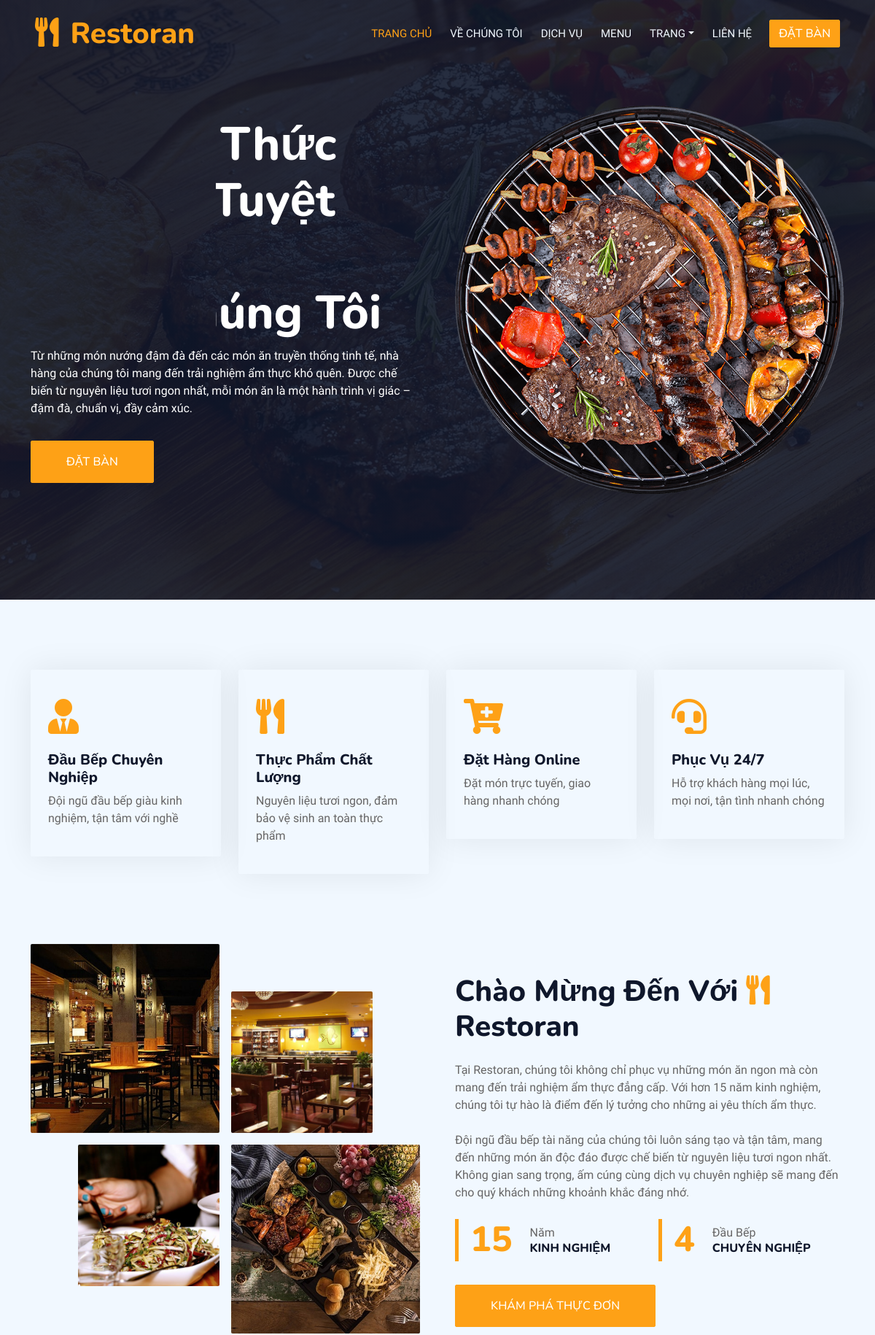
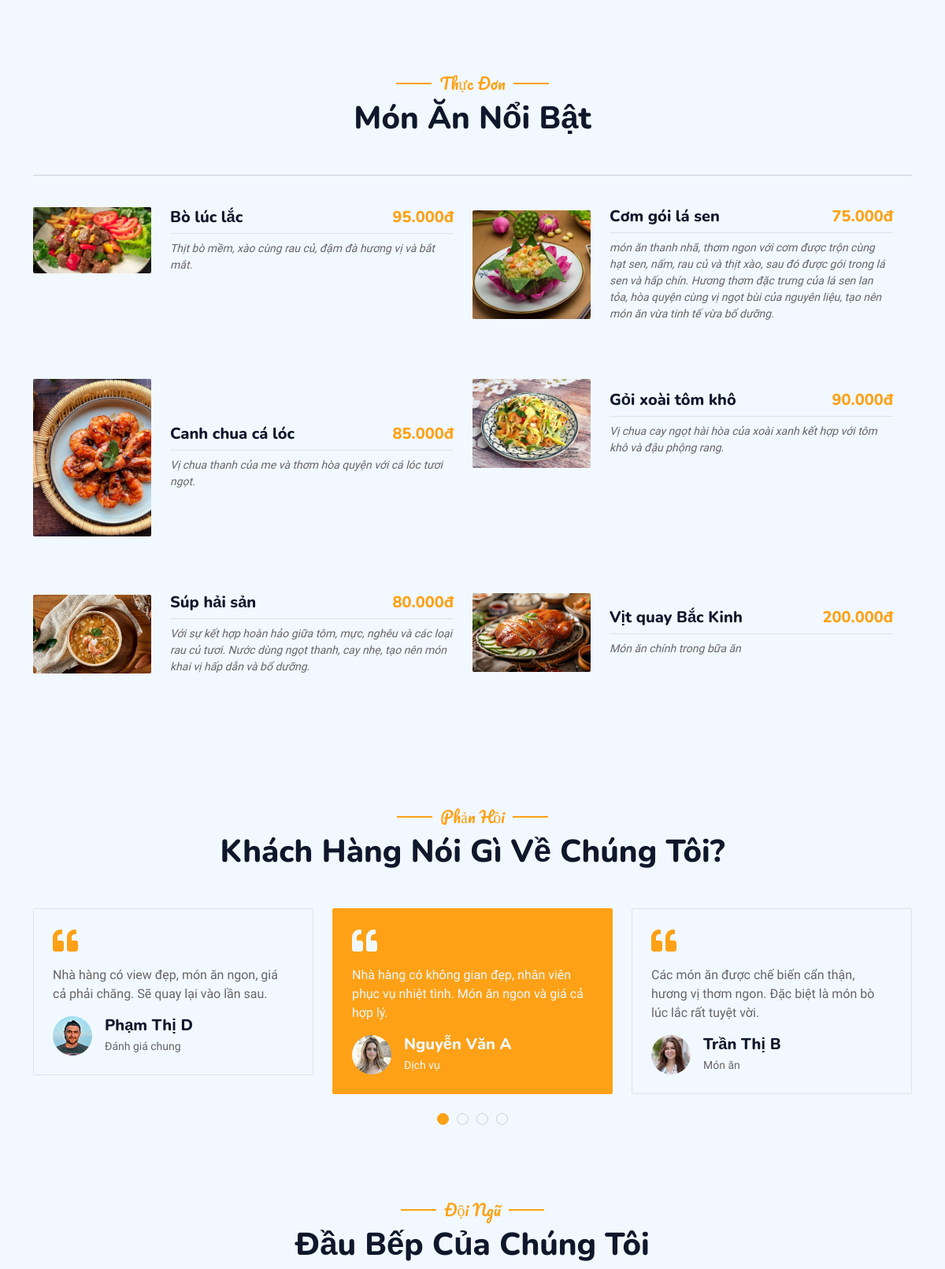
The page / (upper part) on the database its author committed (2 pictures, top to bottom).
### tables this page shows
CREATE TABLE `monan` (
  `idmonan` int(11) NOT NULL,
  `tenmonan` varchar(100) NOT NULL,
  `mota` varchar(500) NOT NULL,
  `DonGia` double NOT NULL,
  `hinhanh` varchar(200) NOT NULL,
  `iddm` int(11) NOT NULL,
  `DonViTinh` varchar(100) NOT NULL,
  `TrangThai` enum('active','inactive') DEFAULT 'active'
);

CREATE TABLE `phanhoi` (
  `idPhanHoi` int(11) NOT NULL,
  `idKH` int(11) DEFAULT NULL,
  `HoTen` varchar(100) NOT NULL,
  `Email` varchar(100) NOT NULL,
  `SoDienThoai` varchar(20) NOT NULL,
  `ChuDe` varchar(200) NOT NULL,
  `NoiDung` text NOT NULL,
  `NgayGui` datetime DEFAULT current_timestamp(),
  `TrangThai` enum('Chưa đọc','Đã đọc') DEFAULT 'Chưa đọc'
);

### page/trangchu.php (the view, shortened to what this page needs)
<!DOCTYPE html>
<html lang="vi">
<head>
</head>
<body>
    <div class="container-xxl bg-white p-0">
        <div class="container-xxl py-5 bg-dark hero-header mb-5">
            <div class="container my-5 py-5">
                <div class="row align-items-center g-5">
                    <div class="col-lg-6 text-center text-lg-start">
                        <h1 class="display-3 text-white animated slideInLeft">Thưởng Thức Bữa Ăn Tuyệt Vời<br>Cùng Chúng
                            Tôi</h1>
                        <p class="text-white animated slideInLeft mb-4 pb-2"> Từ những món nướng đậm đà đến các món ăn
                            truyền thống tinh tế, nhà hàng của chúng tôi mang đến trải nghiệm ẩm thực khó quên.
                            Được chế biến từ nguyên liệu tươi ngon nhất, mỗi món ăn là một hành trình vị giác – đậm đà,
                            chuẩn vị, đầy cảm xúc.</p>
                        <button type="button" class="btn btn-primary py-sm-3 px-sm-5 me-3 animated slideInLeft" data-bs-toggle="modal" data-bs-target="#reservationModal">ĐẶT BÀN</button>
                    </div>
                    <div class="col-lg-6 text-center text-lg-end overflow-hidden">
                        <img class="img-fluid" src="img/hero.png" alt="">
                    </div>
                </div>
            </div>
        </div>
    </div>
    <div class="container-xxl py-5">
        <div class="container">
            <div class="row g-4">
                <div class="col-lg-3 col-sm-6 wow fadeInUp" data-wow-delay="0.1s">
                    <div class="service-item rounded pt-3">
                        <div class="p-4">
                            <i class="fa fa-3x fa-user-tie text-primary mb-4"></i>
                            <h5>Đầu Bếp Chuyên Nghiệp</h5>
                            <p>Đội ngũ đầu bếp giàu kinh nghiệm, tận tâm với nghề</p>
                        </div>
                    </div>
                </div>
                <div class="col-lg-3 col-sm-6 wow fadeInUp" data-wow-delay="0.3s">
                    <div class="service-item rounded pt-3">
                        <div class="p-4">
                            <i class="fa fa-3x fa-utensils text-primary mb-4"></i>
                            <h5>Thực Phẩm Chất Lượng</h5>
                            <p>Nguyên liệu tươi ngon, đảm bảo vệ sinh an toàn thực phẩm</p>
                        </div>
                    </div>
                </div>
                <div class="col-lg-3 col-sm-6 wow fadeInUp" data-wow-delay="0.5s">
                    <div class="service-item rounded pt-3">
                        <div class="p-4">
                            <i class="fa fa-3x fa-cart-plus text-primary mb-4"></i>
                            <h5>Đặt Hàng Online</h5>
                            <p>Đặt món trực tuyến, giao hàng nhanh chóng</p>
                        </div>
                    </div>
                </div>
                <div class="col-lg-3 col-sm-6 wow fadeInUp" data-wow-delay="0.7s">
                    <div class="service-item rounded pt-3">
                        <div class="p-4">
                            <i class="fa fa-3x fa-headset text-primary mb-4"></i>
                            <h5>Phục Vụ 24/7</h5>
                            <p>Hỗ trợ khách hàng mọi lúc, mọi nơi, tận tình nhanh chóng </p>
                        </div>
                    </div>
                </div>
            </div>
        </div>
    </div>
    <div class="container-xxl py-5">
        <div class="container">
            <div class="row g-5 align-items-center">
                <div class="col-lg-6">
                    <div class="row g-3">
                        <div class="col-6 text-start">
                            <img class="img-fluid rounded w-100 wow zoomIn" data-wow-delay="0.1s" src="img/about-1.jpg" alt="Nhà hàng">
                        </div>
                        <div class="col-6 text-start">
                            <img class="img-fluid rounded w-75 wow zoomIn" data-wow-delay="0.3s" src="img/about-2.jpg" style="margin-top: 25%;" alt="Món ăn">
                        </div>
                        <div class="col-6 text-end">
                            <img class="img-fluid rounded w-75 wow zoomIn" data-wow-delay="0.5s" src="img/about-3.jpg" alt="Đầu bếp">
                        </div>
                        <div class="col-6 text-end">
                            <img class="img-fluid rounded w-100 wow zoomIn" data-wow-delay="0.7s" src="img/about-4.jpg" alt="Không gian">
                        </div>
                    </div>
                </div>
                <div class="col-lg-6">
                    <h5 class="section-title ff-secondary text-start text-primary fw-normal">Về Chúng Tôi</h5>
                    <h1 class="mb-4">Chào Mừng Đến Với <i class="fa fa-utensils text-primary me-2"></i>Restoran</h1>
                    <p class="mb-4">Tại Restoran, chúng tôi không chỉ phục vụ những món ăn ngon mà còn mang đến trải nghiệm ẩm thực đẳng cấp. Với hơn 15 năm kinh nghiệm, chúng tôi tự hào là điểm đến lý tưởng cho những ai yêu thích ẩm thực.</p>
                    <p class="mb-4">Đội ngũ đầu bếp tài năng của chúng tôi luôn sáng tạo và tận tâm, mang đến những món ăn độc đáo được chế biến từ nguyên liệu tươi ngon nhất. Không gian sang trọng, ấm cúng cùng dịch vụ chuyên nghiệp sẽ mang đến cho quý khách những khoảnh khắc đáng nhớ.</p>
                    <div class="row g-4 mb-4">
                        <?php
                        $conn = mysqli_connect("localhost", "hceeab2b55_chung9atm", "Chung2002!", "hceeab2b55_restaurant");
                        if ($conn) {
                            mysqli_set_charset($conn, "utf8");
                            $sql = "SELECT COUNT(*) as total FROM nhanvien WHERE ChucVu = 'Đầu bếp'";
                            $result = mysqli_query($conn, $sql);
                            $row = mysqli_fetch_assoc($result);
                            $totalChefs = $row['total'];
                        ?>
                        <div class="col-sm-6">
                            <div class="d-flex align-items-center border-start border-5 border-primary px-3">
                                <h1 class="flex-shrink-0 display-5 text-primary mb-0" data-toggle="counter-up">15</h1>
                                <div class="ps-4">
                                    <p class="mb-0">Năm</p>
                                    <h6 class="text-uppercase mb-0">Kinh Nghiệm</h6>
                                </div>
                            </div>
                        </div>
                        <div class="col-sm-6">
                            <div class="d-flex align-items-center border-start border-5 border-primary px-3">
                                <h1 class="flex-shrink-0 display-5 text-primary mb-0" data-toggle="counter-up"><?php echo $totalChefs; ?></h1>
                                <div class="ps-4">
                                    <p class="mb-0">Đầu Bếp</p>
                                    <h6 class="text-uppercase mb-0">Chuyên Nghiệp</h6>
                                </div>
                            </div>
                        </div>
                        <?php
                        }
                        ?>
                    </div>
                    <a class="btn btn-primary py-3 px-5 mt-2" href="index.php?page=menu">Khám Phá Thực Đơn</a>
                </div>
            </div>
        </div>
    </div>
    <div class="container-xxl py-5">
        <div class="container pb-5">
            <div class="text-center wow fadeInUp" data-wow-delay="0.1s">
                <h5 class="section-title ff-secondary text-center text-primary fw-normal">Thực Đơn</h5>
                <h1 class="mb-5">Món Ăn Nổi Bật</h1>
                <hr>
            </div>
            <div class="tab-class text-center wow fadeInUp" data-wow-delay="0.1s">
                <div class="tab-content">
                    <div id="tab-1" class="tab-pane fade show p-0 active">
                        <div class="row g-4">
                            <?php
                            $conn = mysqli_connect("localhost", "hceeab2b55_chung9atm", "Chung2002!", "hceeab2b55_restaurant");
                            if ($conn) {
                                mysqli_set_charset($conn, "utf8");
                                $str = "SELECT m.*, COUNT(ct.idmonan) as total_ordered
                                        FROM monan m
                                        JOIN chitiethoadon ct ON m.idmonan = ct.idmonan
                                        JOIN hoadon h ON ct.idHD = h.idHD
                                        GROUP BY m.idmonan
                                        ORDER BY total_ordered DESC
                                        LIMIT 6";
                                $result = mysqli_query($conn, $str);
                                if ($result->num_rows > 0) {
                                    echo "<div class='row'>";
                                    while ($row = mysqli_fetch_assoc($result)) {
                                        echo "
                                            <div class='col-md-6 mt-5'>
                                                <div class='d-flex align-items-center mb-4'>
                                                    <img class='flex-shrink-0 img-fluid rounded' src='img/{$row['hinhanh']}'
                                                        style='width: 150px; object-fit: cover;'>
                                                    <div class='w-100 d-flex flex-column text-start ps-4'>
                                                        <h5 class='d-flex justify-content-between border-bottom pb-2'>
                                                            <span>{$row['tenmonan']}</span>
                                                            <span class='text-primary'>" . number_format($row['DonGia'], 0, ',', '.') . "đ</span>
                                                        </h5>
                                                        <small class='fst-italic'>{$row['mota']}</small>
                                                    </div>
                                                </div>
                                            </div>
                                            ";
                                    }
                                    echo "</div>";
                                }
                            }
                            ?>
                        </div>
                    </div>
                </div>
            </div>
        </div>
    </div>
    <div class="container-xxl py-5 wow fadeInUp" data-wow-delay="0.1s">
        <div class="container">
            <div class="text-center">
                <h5 class="section-title ff-secondary text-center text-primary fw-normal">Phản Hồi</h5>
                <h1 class="mb-5">Khách Hàng Nói Gì Về Chúng Tôi?</h1>
            </div>
            <div class="owl-carousel testimonial-carousel">
                <?php
                $conn = mysqli_connect("localhost", "hceeab2b55_chung9atm", "Chung2002!", "hceeab2b55_restaurant");
                if ($conn) {
                    mysqli_set_charset($conn, "utf8");
                    $sql = "SELECT * FROM phanhoi ORDER BY NgayGui DESC LIMIT 4";
                    $result = mysqli_query($conn, $sql);
                    while ($row = mysqli_fetch_assoc($result)) {
                        ?>
                        <div class="testimonial-item bg-transparent border rounded p-4">
                            <i class="fa fa-quote-left fa-2x text-primary mb-3"></i>
                            <p><?php echo $row['NoiDung']; ?></p>
                            <div class="d-flex align-items-center">
                                <img class="img-fluid flex-shrink-0 rounded-circle" src="img/testimonial-<?php echo rand(1,4); ?>.jpg" style="width: 50px; height: 50px;">
                                <div class="ps-3">
                                    <h5 class="mb-1"><?php echo $row['HoTen']; ?></h5>
                                    <small><?php echo $row['ChuDe']; ?></small>
                                </div>
                            </div>
                        </div>
                        <?php
                    }
                }
                ?>
            </div>
        </div>
    </div>
    <div class="container-xxl pt-5 pb-3">
        <div class="container">
            <div class="text-center wow fadeInUp" data-wow-delay="0.1s">
                <h5 class="section-title ff-secondary text-center text-primary fw-normal">Đội Ngũ</h5>
                <h1 class="mb-5">Đầu Bếp Của Chúng Tôi</h1>
            </div>
        </div>
    </div>
</body>
</html>

### css/style.css (style rules this page uses)
:root { --primary: #FEA116; --light: #F1F8FF; --dark: #0F172B; }
.ff-secondary { font-family: 'Pacifico', cursive; }
.btn { font-family: 'Nunito', sans-serif; font-weight: 500; text-transform: uppercase; transition: .5s; }
.btn.btn-primary, .btn.btn-secondary { color: #FFFFFF; }
.hero-header { background: linear-gradient(rgba(15, 23, 43, .9), rgba(15, 23, 43, .9)), url(../img/bg-hero.jpg); background-position: center center; background-repeat: no-repeat; background-size: cover; }
.hero-header img { animation: imgRotate 50s linear infinite; }
.section-title { position: relative; display: inline-block; }
.section-title::before { position: absolute; content: ""; width: 45px; height: 2px; top: 50%; left: -55px; margin-top: -1px; background: var(--primary); }
.section-title::after { position: absolute; content: ""; width: 45px; height: 2px; top: 50%; right: -55px; margin-top: -1px; background: var(--primary); }
.section-title.text-start::before, .section-title.text-end::after { display: none; }
.service-item { box-shadow: 0 0 45px rgba(0, 0, 0, .08); transition: .5s; }
.service-item * { transition: .5s; }
.testimonial-carousel .owl-item .testimonial-item, .testimonial-carousel .owl-item.center .testimonial-item * { transition: .5s; }
.testimonial-carousel .owl-item.center .testimonial-item { background: var(--primary) !important; border-color: var(--primary) !important; }
.testimonial-carousel .owl-item.center .testimonial-item * { color: var(--light) !important; }

### rows shown on the page
monan: hinhanh (picture), tenmonan "Bò lúc lắc", DonGia "95.000", mota "Thịt bò mềm, xào cùng rau củ, đậm đà hương vị và bắt mắt."
monan: hinhanh (picture), tenmonan "Cơm gói lá sen", DonGia "75.000", mota "món ăn thanh nhã, thơm ngon với cơm được trộn cùng hạt sen, nấm, rau củ và thịt xào, sau đó được gói trong lá sen và hấp chín. Hương thơm đặc trưng của lá sen lan tỏa, hòa quyện cùng vị ngọt bùi của nguyên liệu, tạo nên món ăn vừa tinh tế vừa bổ dưỡng."
monan: hinhanh (picture), tenmonan "Canh chua cá lóc", DonGia "85.000", mota "Vị chua thanh của me và thơm hòa quyện với cá lóc tươi ngọt."
monan: hinhanh (picture), tenmonan "Gỏi xoài tôm khô", DonGia "90.000", mota "Vị chua cay ngọt hài hòa của xoài xanh kết hợp với tôm khô và đậu phộng rang."
monan: hinhanh (picture), tenmonan "Súp hải sản", DonGia "80.000", mota "Với sự kết hợp hoàn hảo giữa tôm, mực, nghêu và các loại rau củ tươi. Nước dùng ngọt thanh, cay nhẹ, tạo nên món khai vị hấp dẫn và bổ dưỡng."
monan: hinhanh (picture), tenmonan "Vịt quay Bắc Kinh", DonGia "200.000", mota "Món ăn chính trong bữa ăn"
phanhoi: NoiDung "Nhà hàng có không gian đẹp, nhân viên phục vụ nhiệt tình. Món ăn ngon và giá cả hợp lý.", shows a picture, HoTen "Nguyễn Văn A", ChuDe "Dịch vụ"
phanhoi: NoiDung "Các món ăn được chế biến cẩn thận, hương vị thơm ngon. Đặc biệt là món bò lúc lắc rất tuyệt vời.", shows a picture, HoTen "Trần Thị B", ChuDe "Món ăn"
phanhoi: NoiDung "Nhà hàng có view đẹp, món ăn ngon, giá cả phải chăng. Sẽ quay lại vào lần sau.", shows a picture, HoTen "Phạm Thị D", ChuDe "Đánh giá chung"

### other values the page prints
$totalChefs "4"
